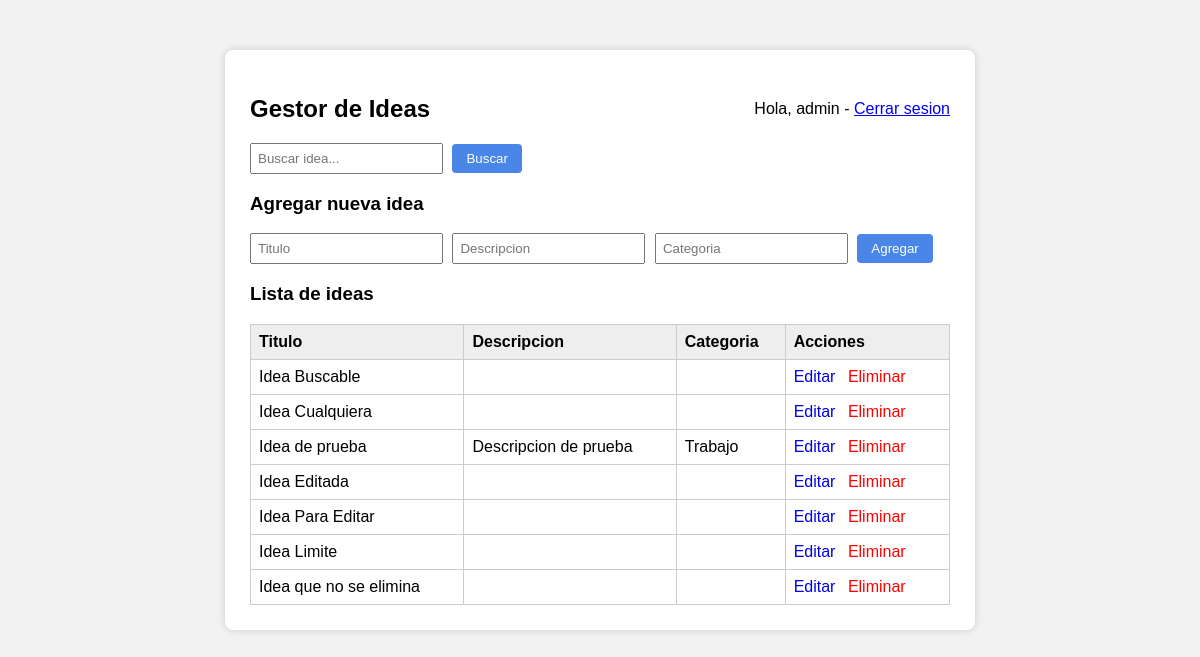
Page /dashboard (signed in) on the earlier database version.
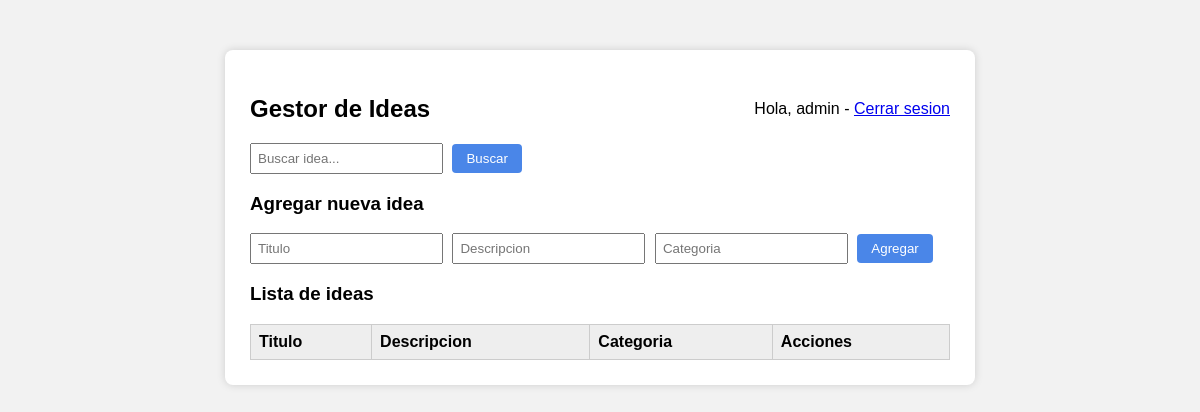
Same page on the later database version.
### tables this page shows
CREATE TABLE ideas (
            id INTEGER PRIMARY KEY AUTOINCREMENT,
            titulo TEXT NOT NULL,
            descripcion TEXT,
            categoria TEXT
        );

### app.py (the view, shortened to what this page needs)
@app.route("/dashboard", methods=["GET", "POST"])
def dashboard():
    if "usuario" not in session:
        return redirect(url_for("login"))
    error = None
    conn = get_db()
    buscar = request.args.get("buscar", "")
    if buscar:
        ideas = conn.execute(
            "SELECT * FROM ideas WHERE titulo LIKE ?", ('%' + buscar + '%',)
        ).fetchall()
    else:
        ideas = conn.execute("SELECT * FROM ideas").fetchall()
    conn.close()
    return render_template(
        "dashboard.html", ideas=ideas, error=error, usuario=session["usuario"], buscar=buscar
    )

### app.py (called while the page is built)
def get_db():
    conn = sqlite3.connect(DB)
    conn.row_factory = sqlite3.Row
    return conn

### templates/dashboard.html (shortened to what this page needs)
<!DOCTYPE html>
<html lang="es">
<head>
    <link rel="stylesheet" href="{{ url_for('static', filename='style.css') }}">
</head>
<body>
    <div class="contenedor">
        <div class="encabezado">
            <h2>Gestor de Ideas</h2>
            <p>Hola, {{ usuario }} - <a href="{{ url_for('logout') }}">Cerrar sesion</a></p>
        </div>
        <form method="GET" class="form-buscar">
            <input type="text" name="buscar" id="buscar" placeholder="Buscar idea..." value="{{ buscar }}">
            <button type="submit" id="btn-buscar">Buscar</button>
        </form>
        <h3>Agregar nueva idea</h3>
        <form method="POST" class="form-idea">
            <input type="text" name="titulo" id="titulo" placeholder="Titulo">
            <input type="text" name="descripcion" id="descripcion" placeholder="Descripcion">
            <input type="text" name="categoria" id="categoria" placeholder="Categoria">
            <button type="submit" id="btn-agregar">Agregar</button>
        </form>
        <h3>Lista de ideas</h3>
        <table id="tabla-ideas">
            <tr>
                <th>Titulo</th>
                <th>Descripcion</th>
                <th>Categoria</th>
                <th>Acciones</th>
            </tr>
            {% for idea in ideas %}
            <tr id="idea-{{ idea['id'] }}">
                <td>{{ idea['titulo'] }}</td>
                <td>{{ idea['descripcion'] }}</td>
                <td>{{ idea['categoria'] }}</td>
                <td>
                    <a href="{{ url_for('editar', idea_id=idea['id']) }}" class="btn-editar">Editar</a>
                    <a href="{{ url_for('eliminar', idea_id=idea['id']) }}" class="btn-eliminar"
                       onclick="return confirm('Seguro que deseas eliminar esta idea?')">Eliminar</a>
                </td>
            </tr>
            {% endfor %}
        </table>
    </div>
</body>
</html>

### static/style.css (style rules this page uses)
body { font-family: Arial, sans-serif; background-color: #f2f2f2; margin: 0; padding: 20px; }
.contenedor { background: white; max-width: 700px; margin: 30px auto; padding: 25px; border-radius: 8px; box-shadow: 0 0 8px rgba(0,0,0,0.15); }
.encabezado { display: flex; justify-content: space-between; align-items: center; }
.form-idea input, .form-buscar input { padding: 6px; margin-right: 5px; }
table { width: 100%; border-collapse: collapse; margin-top: 15px; }
th, td { border: 1px solid #ccc; padding: 8px; text-align: left; }
th { background-color: #eee; }
button { background-color: #4a86e8; color: white; border: none; padding: 7px 14px; border-radius: 4px; cursor: pointer; }

Differences in the rows shown:
removed ideas: titulo "Idea Buscable"
removed ideas: titulo "Idea Cualquiera"
removed ideas: titulo "Idea de prueba", descripcion "Descripcion de prueba", categoria "Trabajo"
removed ideas: titulo "Idea Editada"
removed ideas: titulo "Idea Para Editar"
removed ideas: titulo "Idea Limite"
removed ideas: titulo "Idea que no se elimina"
